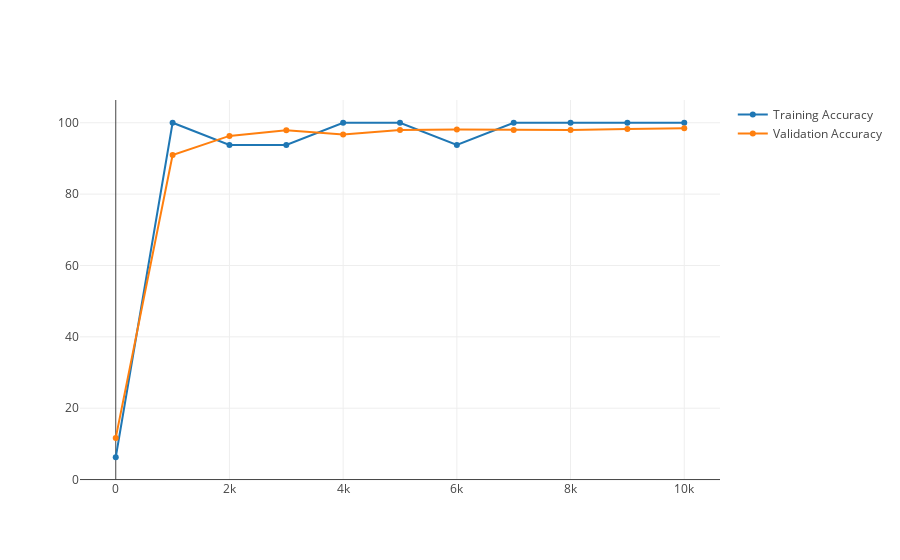

The code cell stored with this chart in its notebook:
### Code cell
trace1 = go.Scatter(
    x = step,
    y = train_accuracy_list,
    name = 'Training Accuracy'
)
trace2 = go.Scatter(
    x = step,
    y = valid_accuracy_list,
    name = 'Validation Accuracy'
)
data = [trace1, trace2]

plotly.offline.iplot(data)

### Figure 1 — Plotly figure (JSON) as saved in the notebook; plotly's stock layout.template omitted (floating-point values rounded to 4 significant figures)
{"data": [{"name": "Training Accuracy", "type": "scatter", "x": [0, 1000, 2000, 3000, 4000, 5000, 6000, 7000, 8000, 9000, 10000], "y": [6.25, 100, 93.75, 93.75, 100, 100, 93.75, 100, 100, 100, 100]}, {"name": "Validation Accuracy", "type": "scatter", "x": [0, 1000, 2000, 3000, 4000, 5000, 6000, 7000, 8000, 9000, 10000], "y": [11.67, 90.98, 96.31, 97.93, 96.69, 97.95, 98.14, 98, 97.98, 98.24, 98.43]}], "layout": {}}
